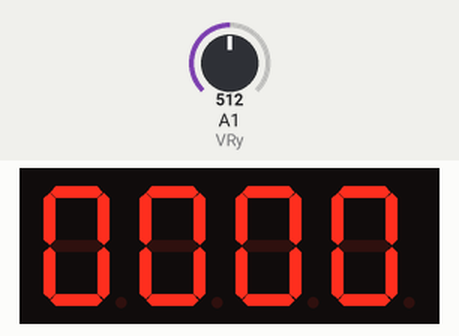
A sketch run on a simulated Arduino Uno, built with avr-gcc and run on an emulated ATmega328P. Shown: 4-digit seven-segment display. Wiring (inferred from the names in the program): 4-digit 7-segment display, segments lit when HIGH: segments pin 3, pin 4, pin 5, pin 6, pin 7, pin 8, pin 9, pin 10; digit selects pin 11, pin 12, pin 13, pin 0. Inputs (shaded band) come from the test bench; at power-on: A1 (VRy) = 512. The segment pins are drawn as the display they are named for.

Above: at 1.2 s.
1.3 s: A1 (VRy) set to 710
At 2.3 s:
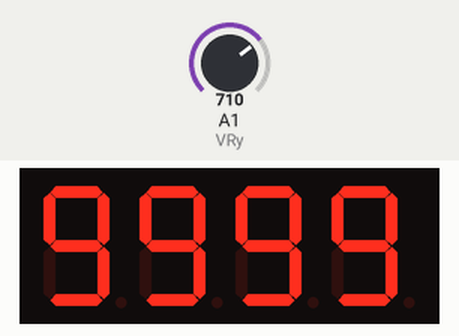
Timing chart, 0 to 4.3 s (numbered marks = the images above; inputs shaded):
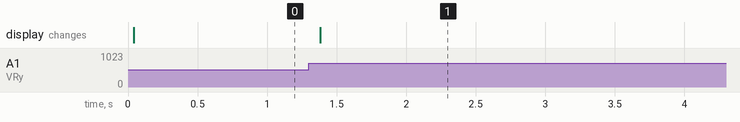

The sketch:

2024_08_22_NumberCounter.ino
```cpp
// Define joystick pins
const int VRx = A0;
const int VRy = A1;
const int SW = 2;

// Define 7-segment display pins
const int segPins[] = {3, 4, 5, 6, 7, 8, 9, 10};
const int digitPins[] = {11, 12, 13, 0}; // D0 (RX)

// Define digit segments (for common cathode)
const byte digits[10] = {
  0b00111111, // 0
  0b00000110, // 1
  0b01011011, // 2
  0b01001111, // 3
  0b01100110, // 4
  0b01101101, // 5
  0b01111101, // 6
  0b00000111, // 7
  0b01111111, // 8
  0b01101111  // 9
};

// Initialize counter
int counter = 0;
bool lastUpState = HIGH;
bool lastDownState = HIGH;

void setup() {
  // Initialize joystick pins
  pinMode(VRx, INPUT);
  pinMode(VRy, INPUT);
  pinMode(SW, INPUT_PULLUP);

  // Initialize 7-segment display pins
  for (int i = 0; i < 8; i++) {
    pinMode(segPins[i], OUTPUT);
  }
  for (int i = 0; i < 4; i++) {
    pinMode(digitPins[i], OUTPUT);
    digitalWrite(digitPins[i], HIGH); // Turn off all digits initially
  }
}

void loop() {
  // Read joystick values
  int yVal = analogRead(VRy);

  // Check if joystick is pushed up and debounce
  if (yVal < 300) {
    if (lastUpState == HIGH) {
      counter++;
      if (counter > 9999) counter = 0;
      lastUpState = LOW;
    }
  } else if (yVal > 700) { // Check if joystick is pushed down and debounce
    if (lastDownState == HIGH) {
      counter--;
      if (counter < 0) counter = 9999;
      lastDownState = LOW;
    }
  } else {
    lastUpState = HIGH;
    lastDownState = HIGH;
  }

  // Display the counter value
  displayNumber(counter);
}

void displayNumber(int number) {
  for (int i = 3; i >= 0; i--) {  // Changed the loop to start from the last digit
    int digit = number % 10;
    number /= 10;

    digitalWrite(digitPins[i], LOW); // Activate the current digit
    for (int j = 0; j < 8; j++) {
      digitalWrite(segPins[j], (digits[digit] >> j) & 0x01);
    }
    delay(5); // Short delay to stabilize the display
    digitalWrite(digitPins[i], HIGH); // Deactivate the current digit
  }
}
```

Measured:
- after the input at 1.3 s, the display: changes after 0.08 s (image 1)
